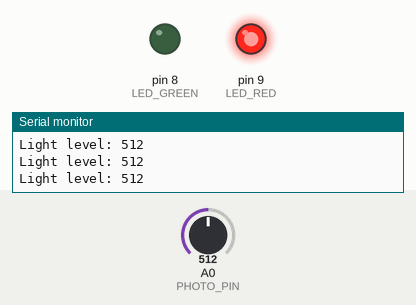
This sketch was run on a simulated Arduino Uno, built with avr-gcc and run on an emulated ATmega328P. Parts: output pins drawn as LEDs (lit = HIGH), the last lines printed to the serial monitor. Inputs (shaded band) come from the test bench; at power-on: A0 (PHOTO_PIN) = 512.

Above: at 1.2 s.
1.3 s: A0 (PHOTO_PIN) set to 531
At 1.8 s:
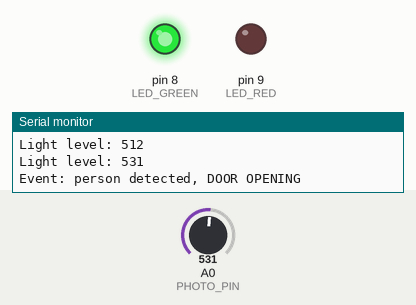
2.9 s: A0 (PHOTO_PIN) set to 511
At 5.6 s:
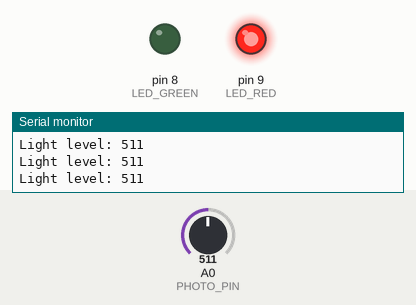
5.9 s: A0 (PHOTO_PIN) set to 716
At 6.8 s:
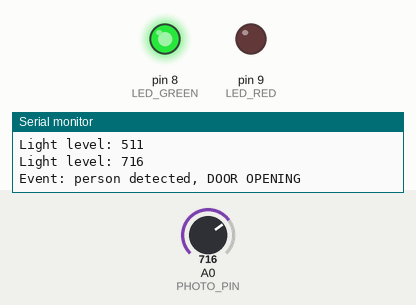
7.5 s: A0 (PHOTO_PIN) set to 502
At 10.8 s:
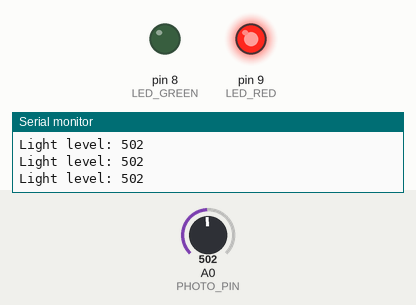
Timing chart, 0 to 11.5 s (numbered marks = the images above; inputs shaded):
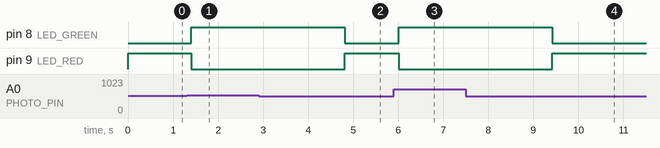

Measured:
- the behaviour switches between 512 and 513 on A0 (PHOTO_PIN) (found by bisection; images 0 and 1)
- after the input at 1.3 s, pin 8 (LED_GREEN): LOW → HIGH after 0.10 s; pin 9 (LED_RED): HIGH → LOW after 0.10 s
- after the input at 2.9 s, pin 8 (LED_GREEN): HIGH → LOW after 1.9 s; pin 9 (LED_RED): LOW → HIGH after 1.9 s
- after the input at 5.9 s, pin 8 (LED_GREEN): LOW → HIGH after 0.11 s; pin 9 (LED_RED): HIGH → LOW after 0.11 s
- after the input at 7.5 s, pin 8 (LED_GREEN): HIGH → LOW after 1.9 s; pin 9 (LED_RED): LOW → HIGH after 1.9 s

The sketch:

sketch.ino
```cpp
const int PHOTO_PIN   = A0;
const int LED_GREEN   = 8;
const int LED_RED     = 9;
const int THRESHOLD   = 512;
const unsigned long OPEN_TIME = 2000;  // мс

void setup() {
  pinMode(LED_GREEN, OUTPUT);
  pinMode(LED_RED, OUTPUT);
  Serial.begin(9600);

  // По умолчанию дверь закрыта — горит красный
  digitalWrite(LED_RED, HIGH);
  digitalWrite(LED_GREEN, LOW);
  Serial.println("Door initialized: CLOSED");
}

void loop() {
  int light = analogRead(PHOTO_PIN);
  Serial.print("Light level: ");
  Serial.println(light);

  // Если света много (человек близко) — открываем
  if (light > THRESHOLD) {
    Serial.println("Event: person detected, DOOR OPENING");
    digitalWrite(LED_RED, LOW);
    digitalWrite(LED_GREEN, HIGH);

    // Ждём OPEN_TIME, каждые 100 мс проверяем — не ушёл ли человек
    unsigned long start = millis();
    while (millis() - start < OPEN_TIME) {
      delay(100);
      light = analogRead(PHOTO_PIN);
      if (light > THRESHOLD) {
        // человек всё ещё рядом — продлеваем
        start = millis();
      }
    }

    // Проверка после истечения времени
    light = analogRead(PHOTO_PIN);
    if (light > THRESHOLD) {
      Serial.println("Event: person still here, door stays OPEN");
      // остаёмся открытыми — цикл loop сам повторит проверку
    } else {
      Serial.println("Event: person left, DOOR CLOSING");
      digitalWrite(LED_GREEN, LOW);
      digitalWrite(LED_RED, HIGH);
    }
  }

  delay(200);
}
```
